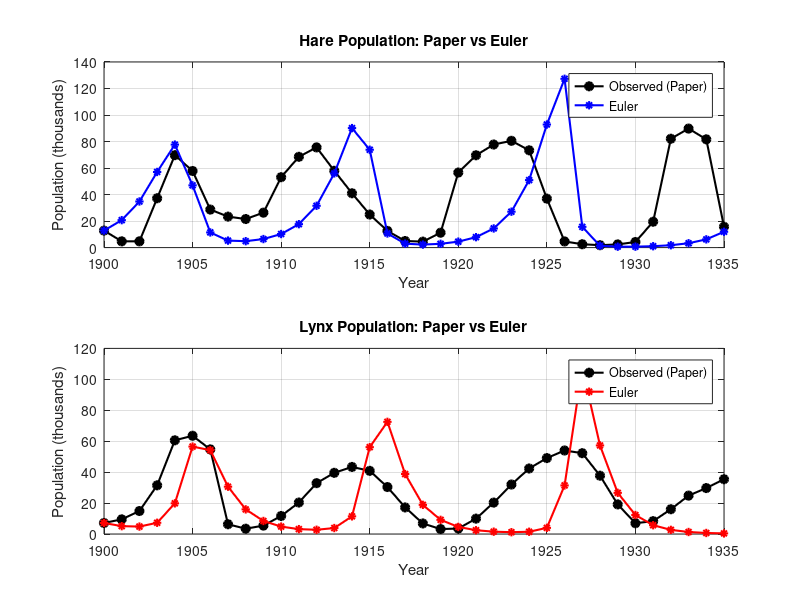
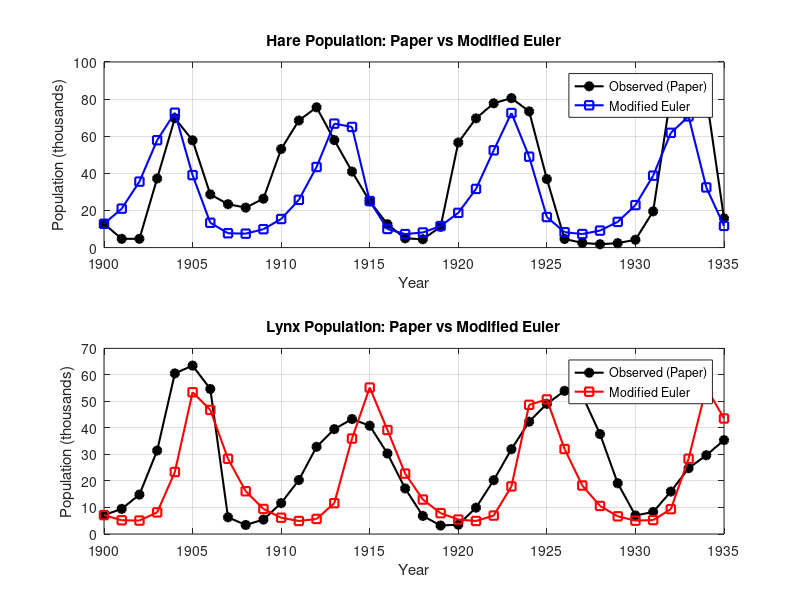
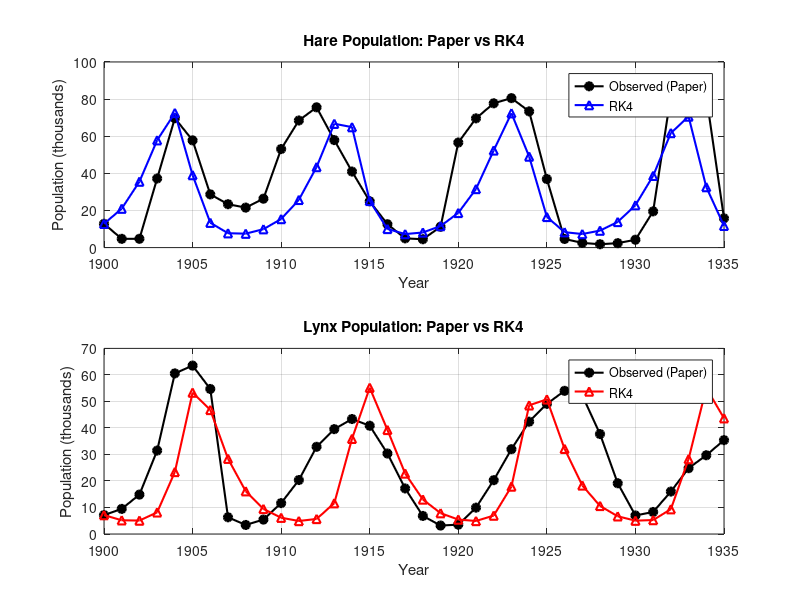
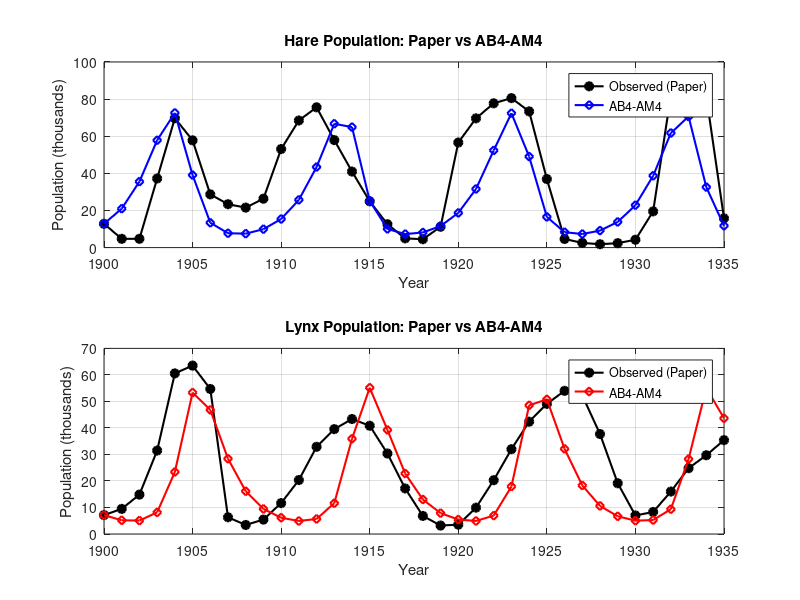

Recreate these plots in MATLAB, in order.
clear; clc;

% Explicit Euler for the Lotka-Volterra system
% dx/dt = alpha*x - beta*x*y
% dy/dt = delta*x*y - gamma*y

% Parameters from paper Eq. (12)
alpha = 0.6923;
beta  = 0.0333;
gamma = 0.7627;
delta = 0.02684;

% Observed paper data (1900 to 1935)
years = (1900:1935)';
hares_obs = [ ...
    12.82; 4.72; 4.73; 37.22; 69.72; 57.78; 28.68; 23.37; 21.54; 26.34; ...
    53.10; 68.48; 75.58; 57.92; 40.97; 24.95; 12.59; 4.97; 4.50; 11.21; ...
    56.60; 69.63; 77.74; 80.53; 73.38; 36.93; 4.64; 2.54; 1.80; 2.39; ...
    4.23; 19.52; 82.11; 89.76; 81.66; 15.76 ...
];
lynx_obs = [ ...
    7.13; 9.47; 14.86; 31.47; 60.57; 63.51; 54.70; 6.30; 3.41; 5.44; ...
    11.65; 20.35; 32.88; 39.55; 43.36; 40.83; 30.36; 17.18; 6.82; 3.19; ...
    3.52; 9.94; 20.30; 31.99; 42.36; 49.08; 53.99; 52.25; 37.70; 19.14; ...
    6.98; 8.31; 16.01; 24.82; 29.70; 35.40 ...
];

% Time setup: small step for stability, then sample at each year
h = 0.1;
total_years = years(end) - years(1);
N = round(total_years/h);

% LV RHS (defined once and reused by all methods)
f1 = @(t,y1,y2) alpha*y1 - beta*y1*y2;   % dx/dt
f2 = @(t,y1,y2) delta*y1*y2 - gamma*y2;  % dy/dt

% Storage: Explicit Euler
x_euler = zeros(N+1,1);  % Hares
y_euler = zeros(N+1,1);  % Lynx

% Initial values (year 1900)
x_euler(1) = 12.82;
y_euler(1) = 7.13;

% Explicit Euler
for n = 1:N
    t_n = (n-1)*h;
    x_euler(n+1) = x_euler(n) + h*f1(t_n, x_euler(n), y_euler(n));
    y_euler(n+1) = y_euler(n) + h*f2(t_n, x_euler(n), y_euler(n));
end

% Storage: Modified Euler / Heun
x_heun = zeros(N+1,1);  % Hares
y_heun = zeros(N+1,1);  % Lynx

% Initial values (year 1900)
x_heun(1) = 12.82;
y_heun(1) = 7.13;

% Modified Euler / Heun
for n = 1:N
    t_n = (n-1)*h;
    x_tilde = x_heun(n) + h*f1(t_n, x_heun(n), y_heun(n));
    y_tilde = y_heun(n) + h*f2(t_n, x_heun(n), y_heun(n));

    x_heun(n+1) = x_heun(n) + (h/2)*(f1(t_n, x_heun(n), y_heun(n)) + f1(t_n+h, x_tilde, y_tilde));
    y_heun(n+1) = y_heun(n) + (h/2)*(f2(t_n, x_heun(n), y_heun(n)) + f2(t_n+h, x_tilde, y_tilde));
end

% Storage: RK4
x_rk4 = zeros(N+1,1);  % Hares
y_rk4 = zeros(N+1,1);  % Lynx

% Initial values (year 1900)
x_rk4(1) = 12.82;
y_rk4(1) = 7.13;

% RK4
for n = 1:N
    t_n = (n-1)*h;
    y1 = x_rk4(n);
    y2 = y_rk4(n);

    k1_1 = h * f1(t_n, y1, y2);
    k1_2 = h * f2(t_n, y1, y2);

    k2_1 = h * f1(t_n + h/2, y1 + k1_1/2, y2 + k1_2/2);
    k2_2 = h * f2(t_n + h/2, y1 + k1_1/2, y2 + k1_2/2);

    k3_1 = h * f1(t_n + h/2, y1 + k2_1/2, y2 + k2_2/2);
    k3_2 = h * f2(t_n + h/2, y1 + k2_1/2, y2 + k2_2/2);

    k4_1 = h * f1(t_n + h, y1 + k3_1, y2 + k3_2);
    k4_2 = h * f2(t_n + h, y1 + k3_1, y2 + k3_2);

    x_rk4(n+1) = y1 + (k1_1 + 2*k2_1 + 2*k3_1 + k4_1)/6;
    y_rk4(n+1) = y2 + (k1_2 + 2*k2_2 + 2*k3_2 + k4_2)/6;
end

% Storage: AB4-AM4 Predictor-Corrector (single corrector)
x_abm = zeros(N+1,1);  % Hares
y_abm = zeros(N+1,1);  % Lynx

% Initial values (year 1900)
x_abm(1) = 12.82;
y_abm(1) = 7.13;

% Startup: RK4 for first 3 steps
for n = 1:3
    t_n = (n-1)*h;
    y1 = x_abm(n);
    y2 = y_abm(n);

    k1_1 = h * f1(t_n, y1, y2);
    k1_2 = h * f2(t_n, y1, y2);

    k2_1 = h * f1(t_n + h/2, y1 + k1_1/2, y2 + k1_2/2);
    k2_2 = h * f2(t_n + h/2, y1 + k1_1/2, y2 + k1_2/2);

    k3_1 = h * f1(t_n + h/2, y1 + k2_1/2, y2 + k2_2/2);
    k3_2 = h * f2(t_n + h/2, y1 + k2_1/2, y2 + k2_2/2);

    k4_1 = h * f1(t_n + h, y1 + k3_1, y2 + k3_2);
    k4_2 = h * f2(t_n + h, y1 + k3_1, y2 + k3_2);

    x_abm(n+1) = y1 + (k1_1 + 2*k2_1 + 2*k3_1 + k4_1)/6;
    y_abm(n+1) = y2 + (k1_2 + 2*k2_2 + 2*k3_2 + k4_2)/6;
end

% AB4 predictor + AM4 corrector (single pass)
for n = 4:N
    t_n = (n-1)*h;
    t_nm1 = (n-2)*h;
    t_nm2 = (n-3)*h;
    t_nm3 = (n-4)*h;
    t_np1 = n*h;

    f1_n   = f1(t_n,   x_abm(n),   y_abm(n));
    f1_nm1 = f1(t_nm1, x_abm(n-1), y_abm(n-1));
    f1_nm2 = f1(t_nm2, x_abm(n-2), y_abm(n-2));
    f1_nm3 = f1(t_nm3, x_abm(n-3), y_abm(n-3));

    f2_n   = f2(t_n,   x_abm(n),   y_abm(n));
    f2_nm1 = f2(t_nm1, x_abm(n-1), y_abm(n-1));
    f2_nm2 = f2(t_nm2, x_abm(n-2), y_abm(n-2));
    f2_nm3 = f2(t_nm3, x_abm(n-3), y_abm(n-3));

    % Predictor (AB4)
    x_pred = x_abm(n) + (h/24)*(55*f1_n - 59*f1_nm1 + 37*f1_nm2 - 9*f1_nm3);
    y_pred = y_abm(n) + (h/24)*(55*f2_n - 59*f2_nm1 + 37*f2_nm2 - 9*f2_nm3);

    % Corrector (AM4, single pass)
    x_abm(n+1) = x_abm(n) + (h/24)*(9*f1(t_np1, x_pred, y_pred) + 19*f1_n - 5*f1_nm1 + f1_nm2);
    y_abm(n+1) = y_abm(n) + (h/24)*(9*f2(t_np1, x_pred, y_pred) + 19*f2_n - 5*f2_nm1 + f2_nm2);
end

% Sample both methods at each year (0,1,2,...,35)
steps_per_year = round(1/h);
year_idx = 1:steps_per_year:(N+1);

hare_euler_yearly = x_euler(year_idx);
lynx_euler_yearly = y_euler(year_idx);
hare_heun_yearly  = x_heun(year_idx);
lynx_heun_yearly  = y_heun(year_idx);
hare_rk4_yearly   = x_rk4(year_idx);
lynx_rk4_yearly   = y_rk4(year_idx);
hare_abm_yearly   = x_abm(year_idx);
lynx_abm_yearly   = y_abm(year_idx);

% RMSE for each method
rmse_hare_euler = sqrt(mean((hare_euler_yearly - hares_obs).^2));
rmse_lynx_euler = sqrt(mean((lynx_euler_yearly - lynx_obs).^2));

rmse_hare_heun = sqrt(mean((hare_heun_yearly - hares_obs).^2));
rmse_lynx_heun = sqrt(mean((lynx_heun_yearly - lynx_obs).^2));

rmse_hare_rk4 = sqrt(mean((hare_rk4_yearly - hares_obs).^2));
rmse_lynx_rk4 = sqrt(mean((lynx_rk4_yearly - lynx_obs).^2));

rmse_hare_abm = sqrt(mean((hare_abm_yearly - hares_obs).^2));
rmse_lynx_abm = sqrt(mean((lynx_abm_yearly - lynx_obs).^2));

% Display combined comparison table
fprintf('Lotka-Volterra Comparison (h = %.1f)\n', h);
fprintf('Order shown: paper value, Euler value, modified Euler value, RK4 value, ABM value\n\n');

fprintf(' Year   Hare_paper   Hare_euler   Hare_modified_euler   Hare_rk4   Hare_abm   Lynx_paper   Lynx_euler   Lynx_modified_euler   Lynx_rk4   Lynx_abm\n');
fprintf('----------------------------------------------------------------------------------------------------------------------------------------------------------\n');
for i = 1:length(years)
    fprintf('%4d   %10.2f   %10.4f   %19.4f   %9.4f   %8.4f   %10.2f   %10.4f   %19.4f   %9.4f   %8.4f\n', ...
        years(i), hares_obs(i), hare_euler_yearly(i), hare_heun_yearly(i), hare_rk4_yearly(i), hare_abm_yearly(i), ...
        lynx_obs(i), lynx_euler_yearly(i), lynx_heun_yearly(i), lynx_rk4_yearly(i), lynx_abm_yearly(i));
end

% Separate RMSE comparison table
fprintf('\nRMSE Comparison Table\n');
fprintf('---------------------------------------------\n');
fprintf(' Method                 RMSE_Hare   RMSE_Lynx\n');
fprintf('---------------------------------------------\n');
fprintf(' Euler                  %9.4f   %9.4f\n', rmse_hare_euler, rmse_lynx_euler);
fprintf(' Modified Euler (Heun)  %9.4f   %9.4f\n', rmse_hare_heun, rmse_lynx_heun);
fprintf(' RK4                    %9.4f   %9.4f\n', rmse_hare_rk4, rmse_lynx_rk4);
fprintf(' AB4-AM4                %9.4f   %9.4f\n', rmse_hare_abm, rmse_lynx_abm);

%% Plotting

% 1. Paper vs Euler
figure('Name', 'Paper vs Euler', 'NumberTitle', 'off');
subplot(2,1,1);
plot(years, hares_obs, 'k-o', 'LineWidth', 1.5, 'MarkerFaceColor', 'k'); hold on;
plot(years, hare_euler_yearly, 'b-*', 'LineWidth', 1.5);
title('Hare Population: Paper vs Euler');
xlabel('Year'); ylabel('Population (thousands)');
legend('Observed (Paper)', 'Euler');
grid on;

subplot(2,1,2);
plot(years, lynx_obs, 'k-o', 'LineWidth', 1.5, 'MarkerFaceColor', 'k'); hold on;
plot(years, lynx_euler_yearly, 'r-*', 'LineWidth', 1.5);
title('Lynx Population: Paper vs Euler');
xlabel('Year'); ylabel('Population (thousands)');
legend('Observed (Paper)', 'Euler');
grid on;
saveas(gcf, 'plot1_paper_vs_euler.png');

% 2. Paper vs Modified Euler (Heun)
figure('Name', 'Paper vs Modified Euler', 'NumberTitle', 'off');
subplot(2,1,1);
plot(years, hares_obs, 'k-o', 'LineWidth', 1.5, 'MarkerFaceColor', 'k'); hold on;
plot(years, hare_heun_yearly, 'b-s', 'LineWidth', 1.5);
title('Hare Population: Paper vs Modified Euler');
xlabel('Year'); ylabel('Population (thousands)');
legend('Observed (Paper)', 'Modified Euler');
grid on;

subplot(2,1,2);
plot(years, lynx_obs, 'k-o', 'LineWidth', 1.5, 'MarkerFaceColor', 'k'); hold on;
plot(years, lynx_heun_yearly, 'r-s', 'LineWidth', 1.5);
title('Lynx Population: Paper vs Modified Euler');
xlabel('Year'); ylabel('Population (thousands)');
legend('Observed (Paper)', 'Modified Euler');
grid on;
saveas(gcf, 'plot2_paper_vs_modified_euler.png');

% 3. Paper vs RK4
figure('Name', 'Paper vs RK4', 'NumberTitle', 'off');
subplot(2,1,1);
plot(years, hares_obs, 'k-o', 'LineWidth', 1.5, 'MarkerFaceColor', 'k'); hold on;
plot(years, hare_rk4_yearly, 'b-^', 'LineWidth', 1.5);
title('Hare Population: Paper vs RK4');
xlabel('Year'); ylabel('Population (thousands)');
legend('Observed (Paper)', 'RK4');
grid on;

subplot(2,1,2);
plot(years, lynx_obs, 'k-o', 'LineWidth', 1.5, 'MarkerFaceColor', 'k'); hold on;
plot(years, lynx_rk4_yearly, 'r-^', 'LineWidth', 1.5);
title('Lynx Population: Paper vs RK4');
xlabel('Year'); ylabel('Population (thousands)');
legend('Observed (Paper)', 'RK4');
grid on;
saveas(gcf, 'plot3_paper_vs_rk4.png');

% 4. Paper vs AB4-AM4
figure('Name', 'Paper vs AB4-AM4', 'NumberTitle', 'off');
subplot(2,1,1);
plot(years, hares_obs, 'k-o', 'LineWidth', 1.5, 'MarkerFaceColor', 'k'); hold on;
plot(years, hare_abm_yearly, 'b-d', 'LineWidth', 1.5);
title('Hare Population: Paper vs AB4-AM4');
xlabel('Year'); ylabel('Population (thousands)');
legend('Observed (Paper)', 'AB4-AM4');
grid on;

subplot(2,1,2);
plot(years, lynx_obs, 'k-o', 'LineWidth', 1.5, 'MarkerFaceColor', 'k'); hold on;
plot(years, lynx_abm_yearly, 'r-d', 'LineWidth', 1.5);
title('Lynx Population: Paper vs AB4-AM4');
xlabel('Year'); ylabel('Population (thousands)');
legend('Observed (Paper)', 'AB4-AM4');
grid on;
saveas(gcf, 'plot4_paper_vs_ab4_am4.png');

% 5. Paper vs All Methods
figure('Name', 'Paper vs All Methods', 'NumberTitle', 'off');
subplot(2,1,1);
plot(years, hares_obs, 'k-o', 'LineWidth', 1.5, 'MarkerFaceColor', 'k'); hold on;
plot(years, hare_euler_yearly, 'b-*', 'LineWidth', 1.5);
plot(years, hare_heun_yearly, 'g-s', 'LineWidth', 1.5);
plot(years, hare_rk4_yearly, 'm-^', 'LineWidth', 1.5);
plot(years, hare_abm_yearly, 'c-d', 'LineWidth', 1.5);
title('Hare Population: All Methods vs Paper');
xlabel('Year'); ylabel('Population (thousands)');
legend('Observed', 'Euler', 'Modified Euler', 'RK4', 'AB4-AM4', 'Location', 'best');
grid on;

subplot(2,1,2);
plot(years, lynx_obs, 'k-o', 'LineWidth', 1.5, 'MarkerFaceColor', 'k'); hold on;
plot(years, lynx_euler_yearly, 'b-*', 'LineWidth', 1.5);
plot(years, lynx_heun_yearly, 'g-s', 'LineWidth', 1.5);
plot(years, lynx_rk4_yearly, 'm-^', 'LineWidth', 1.5);
plot(years, lynx_abm_yearly, 'c-d', 'LineWidth', 1.5);
title('Lynx Population: All Methods vs Paper');
xlabel('Year'); ylabel('Population (thousands)');
legend('Observed', 'Euler', 'Modified Euler', 'RK4', 'AB4-AM4', 'Location', 'best');
grid on;
saveas(gcf, 'plot5_paper_vs_all_methods.png');
